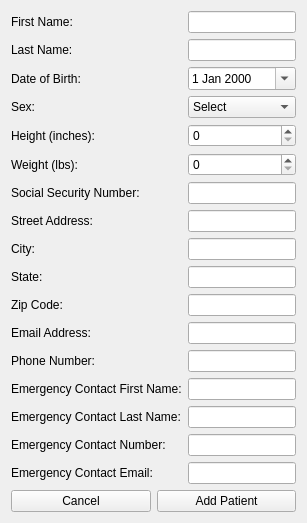
      <widget class="QWidget" name="AddPatientPage">
       <layout class="QVBoxLayout" name="verticalLayout_2">
        <item>
         <layout class="QFormLayout" name="formLayout_4">
          <item row="0" column="0">
           <widget class="QLabel" name="name_label_4">
            <property name="text">
             <string>First Name:</string>
            </property>
           </widget>
          </item>
          <item row="0" column="1">
           <widget class="QLineEdit" name="firstName_lineEdit"/>
          </item>
          <item row="1" column="0">
           <widget class="QLabel" name="label_11">
            <property name="text">
             <string>Last Name:</string>
            </property>
           </widget>
          </item>
          <item row="1" column="1">
           <widget class="QLineEdit" name="lastName_lineEdit"/>
          </item>
          <item row="2" column="0">
           <widget class="QLabel" name="dob_label_4">
            <property name="text">
             <string>Date of Birth:</string>
            </property>
           </widget>
          </item>
          <item row="2" column="1">
           <widget class="QDateEdit" name="dob_date_edit_4">
            <property name="calendarPopup">
             <bool>true</bool>
            </property>
           </widget>
          </item>
          <item row="3" column="0">
           <widget class="QLabel" name="label">
            <property name="text">
             <string>Sex:</string>
            </property>
           </widget>
          </item>
          <item row="3" column="1">
           <widget class="QComboBox" name="sex_comboBox">
            <item>
             <property name="text">
              <string>Select</string>
             </property>
            </item>
            <item>
             <property name="text">
              <string>Male</string>
             </property>
            </item>
            <item>
             <property name="text">
              <string>Female</string>
             </property>
            </item>
            <item>
             <property name="text">
              <string>Other</string>
             </property>
            </item>
           </widget>
          </item>
          <item row="4" column="0">
           <widget class="QLabel" name="label_2">
            <property name="text">
             <string>Height (inches):</string>
            </property>
           </widget>
          </item>
          <item row="4" column="1">
           <widget class="QSpinBox" name="height_spinBox"/>
          </item>
          <item row="5" column="0">
           <widget class="QLabel" name="label_3">
            <property name="text">
             <string>Weight (lbs):</string>
            </property>
           </widget>
          </item>
          <item row="5" column="1">
           <widget class="QSpinBox" name="weight_spinBox">
            <property name="maximum">
             <number>1000</number>
            </property>
           </widget>
          </item>
          <item row="6" column="0">
           <widget class="QLabel" name="label_4">
            <property name="text">
             <string>Social Security Number:</string>
            </property>
           </widget>
          </item>
          <item row="6" column="1">
           <widget class="QLineEdit" name="ssn_lineEdit"/>
          </item>
          <item row="7" column="0">
           <widget class="QLabel" name="label_5">
            <property name="text">
             <string>Street Address:</string>
            </property>
           </widget>
          </item>
          <item row="7" column="1">
           <widget class="QLineEdit" name="address_lineEdit"/>
          </item>
          <item row="8" column="0">
           <widget class="QLabel" name="label_14">
            <property name="text">
             <string>City:</string>
            </property>
           </widget>
          </item>
          <item row="8" column="1">
           <widget class="QLineEdit" name="city_lineEdit"/>
          </item>
          <item row="10" column="0">
           <widget class="QLabel" name="label_12">
            <property name="text">
             <string>Zip Code:</string>
            </property>
           </widget>
          </item>
          <item row="10" column="1">
           <widget class="QLineEdit" name="zipcode_lineEdit"/>
          </item>
          <item row="11" column="0">
           <widget class="QLabel" name="label_6">
            <property name="text">
             <string>Email Address:</string>
            </property>
           </widget>
          </item>
          <item row="11" column="1">
           <widget class="QLineEdit" name="email_lineEdit"/>
          </item>
          <item row="12" column="0">
           <widget class="QLabel" name="label_7">
            <property name="text">
             <string>Phone Number:</string>
            </property>
           </widget>
          </item>
          <item row="12" column="1">
           <widget class="QLineEdit" name="phone_lineEdit"/>
          </item>
          <item row="13" column="0">
           <widget class="QLabel" name="label_8">
            <property name="text">
             <string>Emergency Contact First Name:</string>
            </property>
           </widget>
          </item>
          <item row="13" column="1">
           <widget class="QLineEdit" name="ec_firstName_lineEdit"/>
          </item>
          <item row="14" column="0">
           <widget class="QLabel" name="label_15">
            <property name="text">
             <string>Emergency Contact Last Name:</string>
            </property>
           </widget>
          </item>
          <item row="14" column="1">
           <widget class="QLineEdit" name="ec_lastName_lineEdit"/>
          </item>
          <item row="15" column="0">
           <widget class="QLabel" name="label_9">
            <property name="text">
             <string>Emergency Contact Number:</string>
            </property>
           </widget>
          </item>
          <item row="15" column="1">
           <widget class="QLineEdit" name="ec_phone_lineEdit"/>
          </item>
          <item row="16" column="0">
           <widget class="QLabel" name="label_10">
            <property name="text">
             <string>Emergency Contact Email:</string>
            </property>
           </widget>
          </item>
          <item row="16" column="1">
           <widget class="QLineEdit" name="ec_email_lineEdit"/>
          </item>
          <item row="9" column="1">
           <widget class="QLineEdit" name="state_lineEdit"/>
          </item>
          <item row="9" column="0">
           <widget class="QLabel" name="label_23">
            <property name="text">
             <string>State:</string>
            </property>
           </widget>
          </item>
         </layout>
        </item>
        <item>
         <layout class="QHBoxLayout" name="horizontalLayout">
          <item>
           <widget class="QPushButton" name="addPatientCancelButton">
            <property name="text">
             <string>Cancel</string>
            </property>
           </widget>
          </item>
          <item>
           <widget class="QPushButton" name="addPatientSubmitButton">
            <property name="text">
             <string>Add Patient</string>
            </property>
           </widget>
          </item>
         </layout>
        </item>
       </layout>
      </widget>
